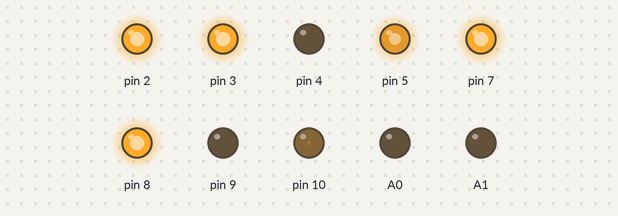
Recording of a sketch running on a simulated Arduino Uno, built with avr-gcc and run on an emulated ATmega328P. On the bench: output pins drawn as LEDs (lit = HIGH). What the sketch prints to the serial monitor is not drawn.

Above: at 0.05 s.
At 0.5 s:
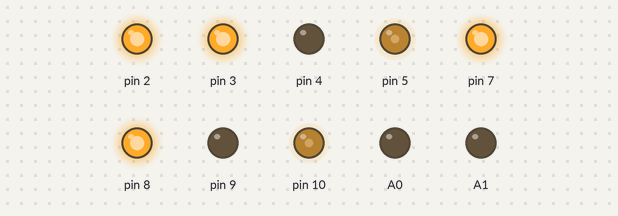
At 1.0 s:
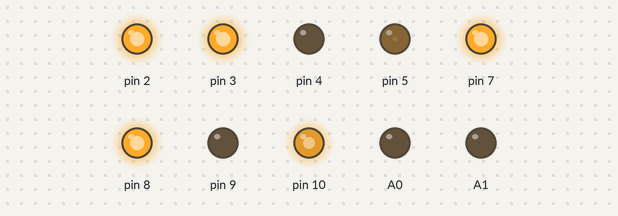
At 2.05 s:
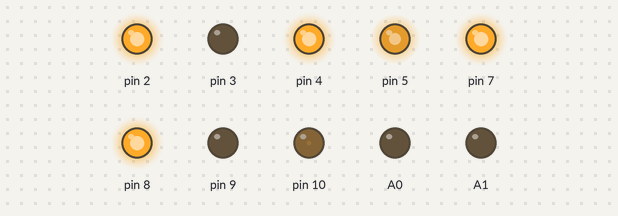
At 3.05 s:
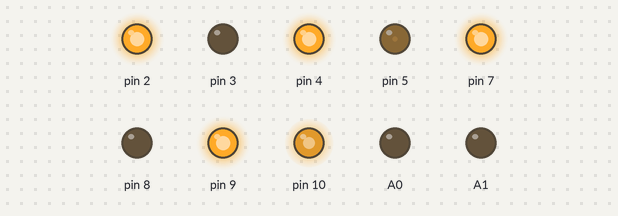
At 4.1 s:
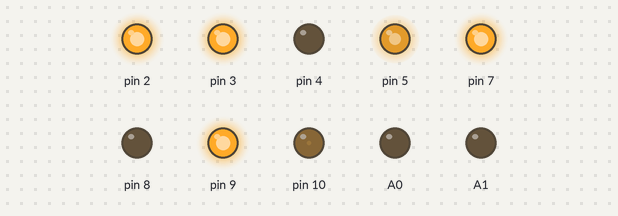
Timing chart, 0 to 5.4 s (numbered marks = the images above):
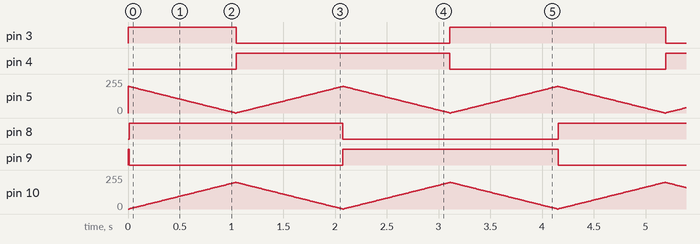

The sketch:

TestaVNH2SP30.ino
```cpp
#include "Motor.h"

using Motor1 = Motor<2, A0, 4, 3, 5>; // En, Cs, InA, InB, Pwm
using Motor2 = Motor<7, A1, 8, 9, 10>; // En, Cs, InA, InB, Pwm

Motor1 motor_cadu;
Motor2 motor_vicky;

int16_t counter = 0;

void setup() {
  motor_cadu.setup();
  motor_vicky.setup();
  motor_cadu.setEnable();
  motor_vicky.setEnable();
  Serial.begin(9600);
}

void loop() {
  int16_t pwm_1 = ((counter)%400);
  int16_t pwm_2 = ((counter+100)%400);
  if (pwm_1>200) pwm_1 = 400-pwm_1;
  if (pwm_2>200) pwm_2 = 400-pwm_2;
  pwm_1 -= 100;
  pwm_2 -= 100;
  pwm_1 *= 2;
  pwm_2 *= 2;
  Serial.print(pwm_1); Serial.print(" "); Serial.println(pwm_2);
  motor_cadu.setPwm( pwm_1 );
  motor_vicky.setPwm( pwm_2 );
  delay(10);
  counter++;
}
```

Motor.h
```cpp
template<uint8_t Tp_En, uint8_t Tp_Cs, uint8_t Tp_InA, uint8_t Tp_InB, uint8_t Tp_Pwm>
class Motor{
  public:
  Motor(){};
  void setup(){
    pinMode(Tp_En, OUTPUT);
    pinMode(Tp_Cs, OUTPUT);
    pinMode(Tp_InA, OUTPUT);
    pinMode(Tp_InB, OUTPUT);
    pinMode(Tp_Pwm, OUTPUT);
  };
  void setEnable(bool val=true){
    digitalWrite(Tp_En, val);
  };
  void setPwm(int16_t val){
    if (val>255) val=255;
    if (val<-255) val=-255;
    if (0 < val){
      digitalWrite(Tp_InA, true);
      digitalWrite(Tp_InB, false);
      analogWrite(Tp_Pwm, val);
      return;
    }
    digitalWrite(Tp_InA, false);
    digitalWrite(Tp_InB, true);
    analogWrite(Tp_Pwm, -val);
  };
};
```

Measured:
- by itself, pin 3, pin 9: repeats every 4.1 s: LOW 2.1 s, HIGH 2.1 s
- by itself, pin 4, pin 8: alternates HIGH for 2.1 s and LOW for 2.1 s
